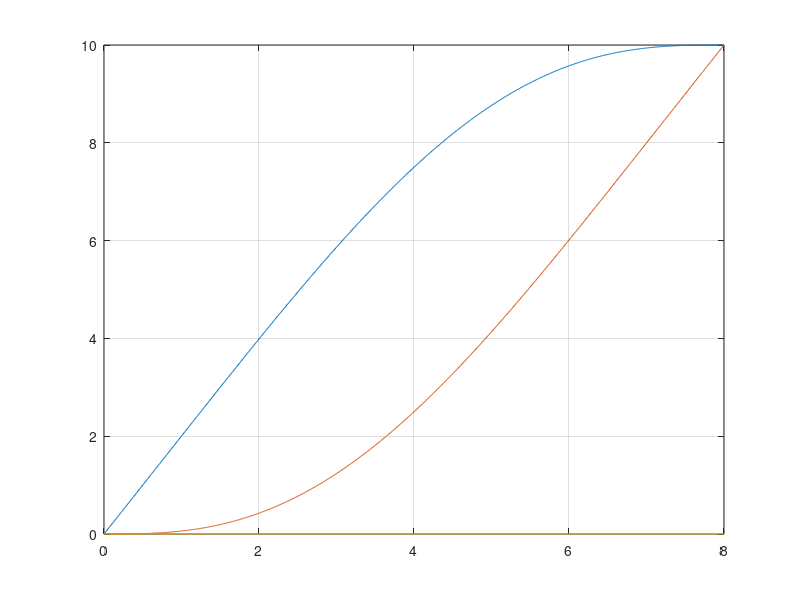
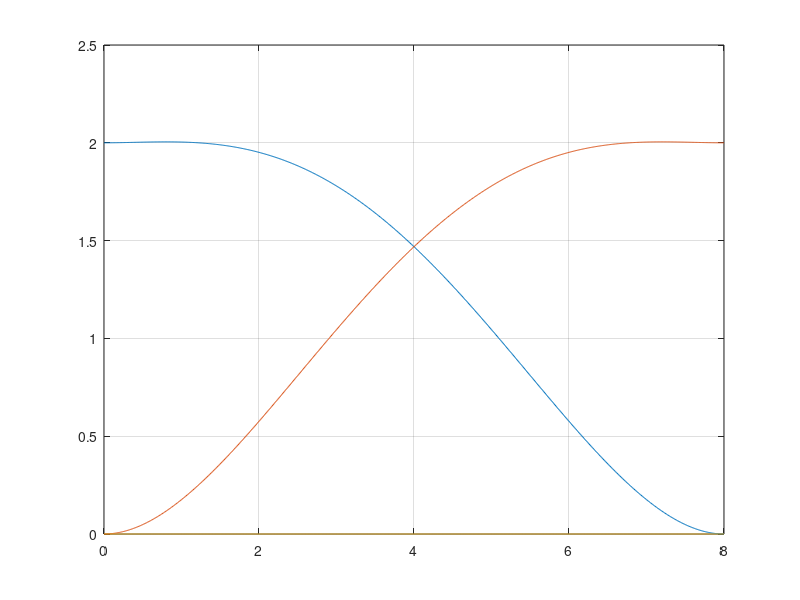
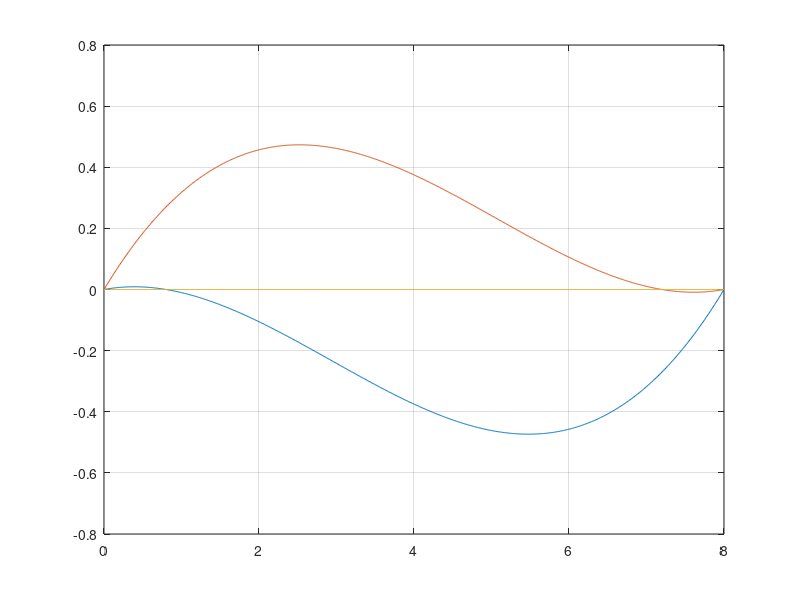
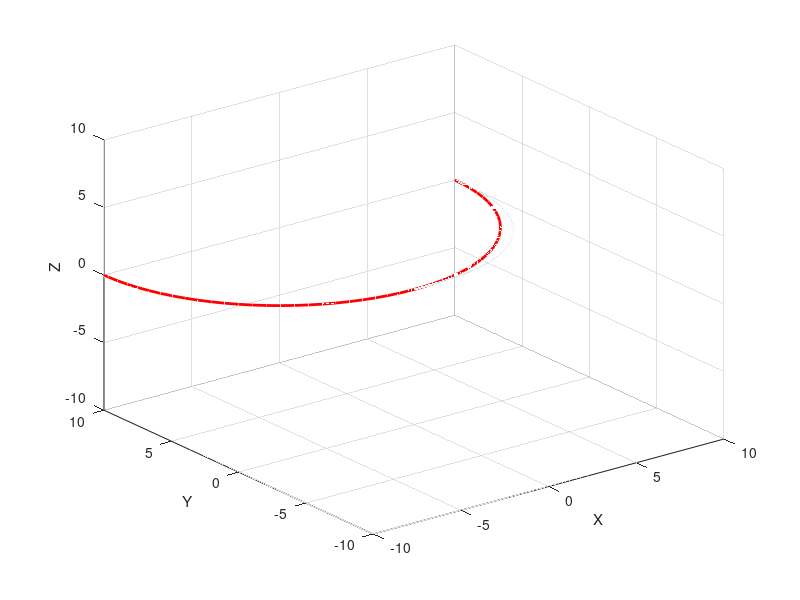

Here is the MATLAB script that generated these plots, in order:
clc;  clear

r  = [  0  0  0 ];
v  = [  2  0  0 ];
a  = [  0  0  0 ];

r2 = [ 10 10  0 ];
v2 = [  0  2  0 ];
a2 = [  0  0  0 ];

t = 8;

A = [ t^3/6   t^4/24   t^5/120 
      t^2/2   t^3/6    t^4/24 
      t       t^2/2    t^3/6  ];

B = [ r2-r-v*t 
      v2-v-a*t  
      a2-a      ];

if rank(A) < 3
    error('Error. Interpolación TPV sin solución')
end  

X = A\B;
x1  = X(1,:);  % jerk
x2  = X(2,:);  % jolt
x3  = X(3,:);  % jolt_dot


tt = 0:0.01:t;
rr = zeros(length(tt),3);
vv = zeros(length(tt),3);
aa = zeros(length(tt),3);

for i = 1:length(tt)
    t = tt(i);
    rr(i,:) = r +  v*t + 1/2* a*t^2 + 1/6*x1*t^3 + 1/24*x2*t^4 + 1/120*x3*t^5 ;
    vv(i,:) = v +  a*t + 1/2*x1*t^2 + 1/6*x2*t^3 + 1/24*x3*t^4 ;
    aa(i,:) = a + x1*t + 1/2*x2*t^2 + 1/6*x3*t^3 ;
end

rr(end,:)
vv(end,:)
aa(end,:)


figure(1)
plot(tt,rr)
grid on

figure(2)
plot(tt,vv)
grid on

figure(3)
plot(tt,aa)
grid on


figure(4)
plot3(rr(:,1),rr(:,2),rr(:,3),LineWidth=2)
axis([-10 10 -10 10 -10 10])
grid on
xlabel('X')
ylabel('Y')
zlabel('Z')

viscircles([0 10],10)
